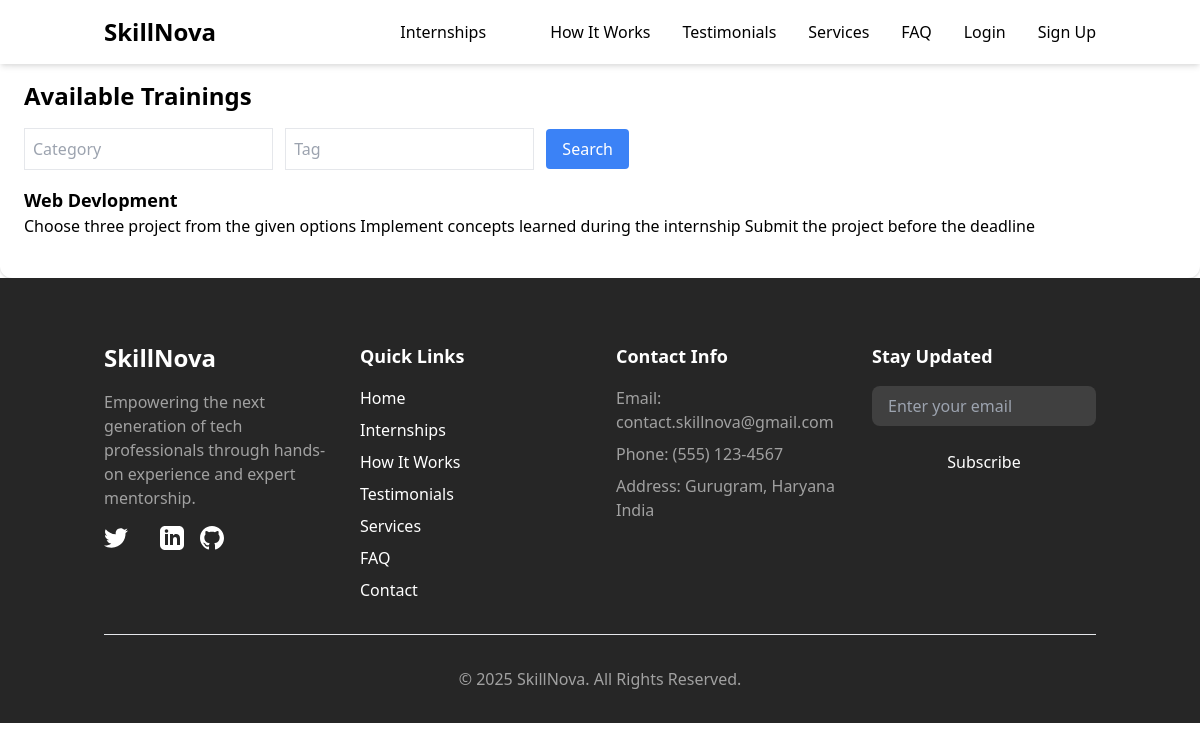
The page /training_list/ on the database its author committed.
### core/models.py (models this page shows, shortened)
class Training(models.Model):
    title = models.CharField(max_length=255)
    description = models.TextField()
    is_paid = models.BooleanField(default=True)
    price = models.FloatField(default=0.0)
    category = models.CharField(max_length=100, blank=True, null=True)
    tags = models.CharField(max_length=255, blank=True, null=True)

### core/views.py (the view)
# urls.py: path('training_list/', views.training_list, name='training_list'),
def training_list(request):
    trainings = Training.objects.all()
    category = request.GET.get('category')
    tag = request.GET.get('tag')
    if category:
        trainings = trainings.filter(category=category)
    if tag:
        trainings = trainings.filter(tags__contains=tag)
    return render(request, 'core/training_list.html', {'trainings': trainings})

### templates/core/training_list.html (shortened to what this page needs)
{% extends "base.html" %}
{% block content %}
<div class="bg-white rounded-xl shadow p-6 pt-20">
    <h1 class="text-2xl font-bold mb-4">Available Trainings</h1>
    <form method="get" class="mb-4">
        <input type="text" name="category" placeholder="Category" class="border p-2 mr-2" value="{{ request.GET.category }}">
        <input type="text" name="tag" placeholder="Tag" class="border p-2 mr-2" value="{{ request.GET.tag }}">
        <button type="submit" class="px-4 py-2 bg-blue-500 text-white rounded">Search</button>
    </form>
    <ul>
        {% for training in trainings %}
        <li class="mb-4">
            <a href="{% url 'training_detail' training.id %}" class="text-lg font-semibold">{{ training.title }}</a>
            <p>{{ training.description|truncatewords:20 }}</p>
        </li>
        {% endfor %}
    </ul>
</div>
{% endblock %}

### rows shown on the page
Training: title "Web Devlopment", description "Choose three project from the given options Implement concepts learned during the internship Submit the project before the deadline"
